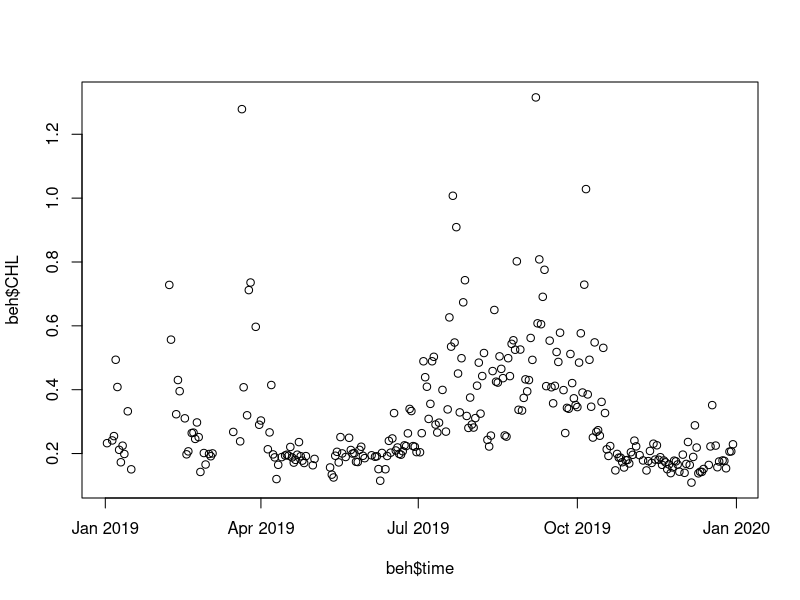
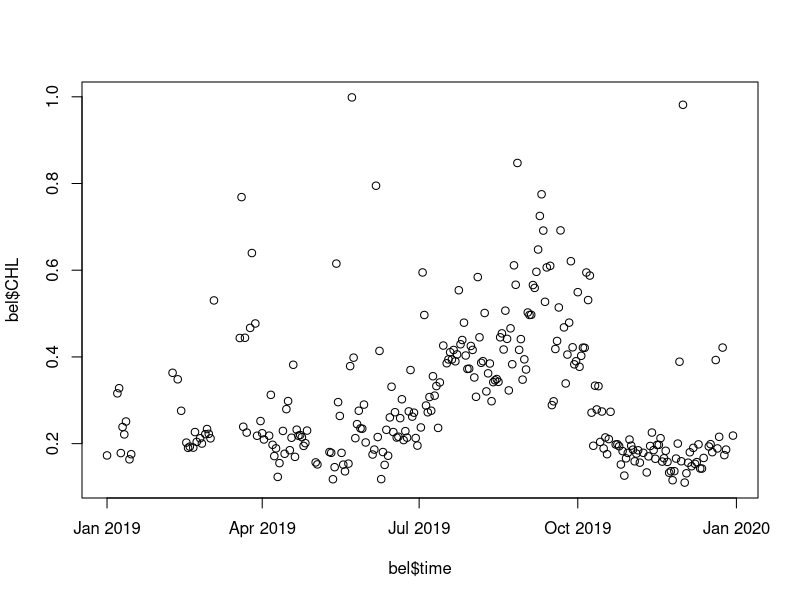
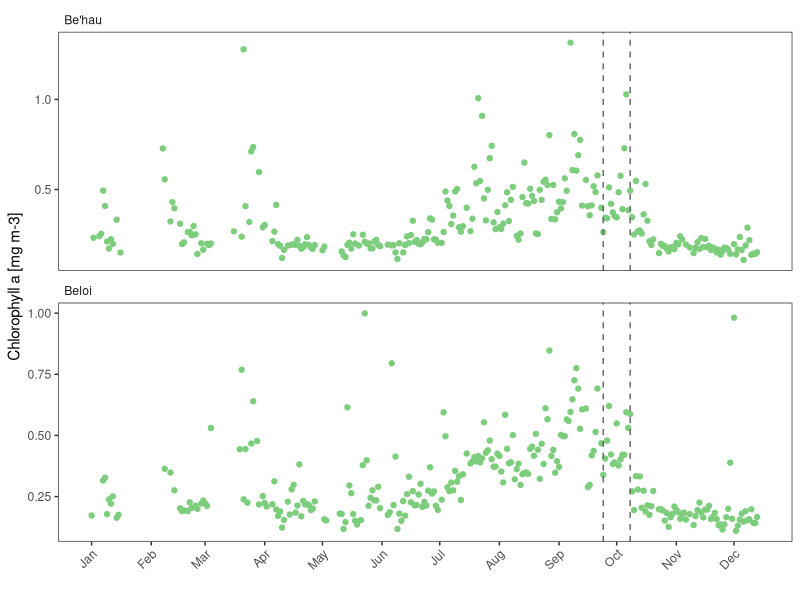
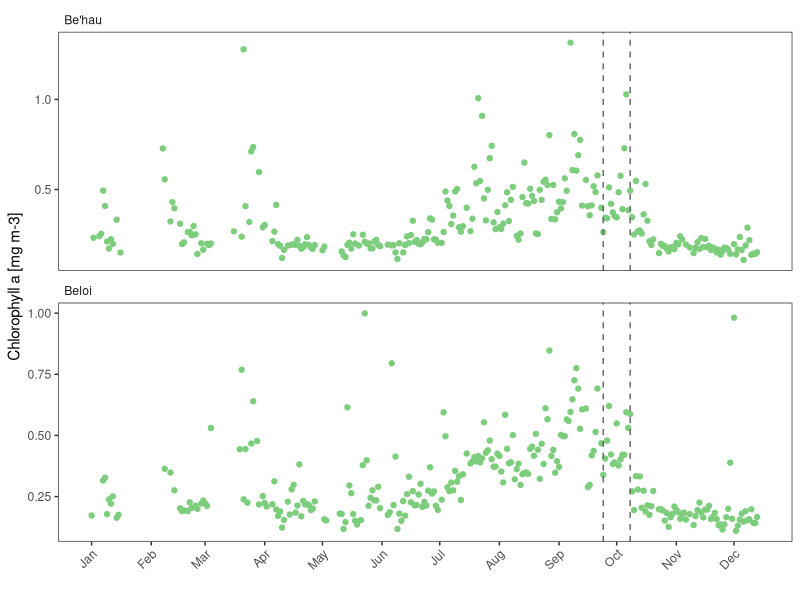

R code for these plots, in order:
## Copernicus Chlorophyll a data
## Credits: EU Copernicus Marine Service information - https://marine.copernicus.eu
## Product: OCEANCOLOUR_GLO_BGC_L3_MY_009_103
## Dataset: cmems_obs-oc_glo_bgc-plankton_my_l3-multi-4km_P1D
## Variable: Mass concentration of chlorophyll a in sea water (CHL) milligram m-3
## Beh'au Geometry: POLYGON((125.85619160588331 -8.441231132291861
## 125.85481831486769 -8.47693669869811
## 125.9262294476802 -8.47968328072936
## 125.93172261174269 -8.43848455026061
## 125.93172261174269 -8.440544486784047
## 125.85619160588331 -8.441231132291861))
## Beloi Geometry: POINT(125.63097187932082 -8.231117606901234)
## Values from graph: v(t): value vs. time

library(tidyverse)

# read in Behau and Beloi Chl a data
beh <- read.csv("data/Behau-4closestpixels.csv") |>
  mutate(time = as.Date(time),
         year = year(time),
         month = month(time),
         day = day(time),
         Site = "Be'hau") |> # add site name
  drop_na() |>
  filter(year == 2019) # only look at relevant year
plot(beh$time, beh$CHL)

bel <- read.csv("data/Beloi.csv") |>
  mutate(time = as.Date(time),
         year = year(time),
         month = month(time),
         day = day(time),
         Site = "Beloi") |> # add site name
  drop_na() |>
  filter(year == 2019)
plot(bel$time, bel$CHL)

# combine into one dataframe for plot
chl <- rbind(beh, bel)

ggplot(chl, aes(x = time, y = CHL)) +
  geom_point(color = "palegreen3") +
  #geom_smooth(lty = "dashed", color = "gray50", alpha = 0.8) +
  facet_wrap(vars(Site), nrow = 2, strip.position = "top",
             scales = "free_y") +
  theme_bw() +
  theme(panel.grid = element_blank(),
        axis.text.x = element_text(angle = 45, hjust = 1, vjust = 1),
        strip.background = element_blank(),
        strip.text = element_text(hjust = 0)) +
  labs(x = "", y = "Chlorophyll a [mg m-3]") +
  scale_x_date(limits = as.Date(c("2019-01-01", "2019-12-14")),
               date_breaks = "1 month",
               date_labels = "%b") +
  # lines on dates where pyrosomes were observed
  # Beloi
  geom_vline(xintercept = as.Date("2019-09-24"), lty = 2, color = "gray40") +
  # Be'hau
  geom_vline(xintercept = as.Date("2019-10-8"), lty = 2, color = "gray40")

ggsave("plots/chl-a.jpg",
       width = 12, height = 8, units = "cm", dpi = 600)

# Summary stats
# annual site average
chl |>
  group_by(Site) |>
  summarize(ave = mean(CHL), SD = sd(CHL))

# monthly average
chl_ave <- chl |>
  group_by(month, as.factor(Site))|>
  summarize(ave = mean(CHL), SD = sd(CHL), SE = SD/sqrt(n()))
chl_ave


